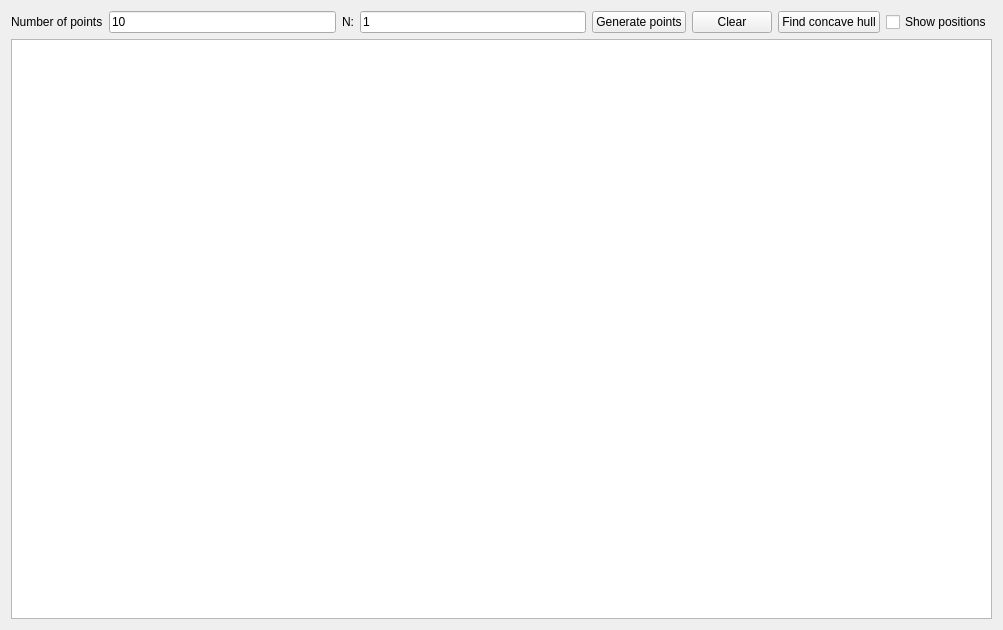
<?xml version="1.0" encoding="UTF-8"?>
<ui version="4.0">
 <class>MainWindow</class>
 <widget class="QMainWindow" name="MainWindow">
  <property name="geometry">
   <rect>
    <x>0</x>
    <y>0</y>
    <width>1003</width>
    <height>630</height>
   </rect>
  </property>
  <property name="windowTitle">
   <string>MainWindow</string>
  </property>
  <widget class="QWidget" name="centralWidget">
   <layout class="QGridLayout" name="gridLayout">
    <item row="0" column="0">
     <widget class="QLabel" name="labNumber">
      <property name="text">
       <string>Number of points</string>
      </property>
     </widget>
    </item>
    <item row="0" column="1">
     <widget class="QLineEdit" name="leNumber">
      <property name="text">
       <string>10</string>
      </property>
     </widget>
    </item>
    <item row="0" column="2">
     <widget class="QLabel" name="labNumber_2">
      <property name="text">
       <string>N:</string>
      </property>
     </widget>
    </item>
    <item row="0" column="3">
     <widget class="QLineEdit" name="leN">
      <property name="text">
       <string>1</string>
      </property>
     </widget>
    </item>
    <item row="0" column="4">
     <widget class="QPushButton" name="btnGenerate">
      <property name="text">
       <string>Generate points</string>
      </property>
     </widget>
    </item>
    <item row="0" column="5">
     <widget class="QPushButton" name="btnClear">
      <property name="text">
       <string>Clear</string>
      </property>
     </widget>
    </item>
    <item row="0" column="6">
     <widget class="QPushButton" name="btnFind">
      <property name="text">
       <string>Find concave hull</string>
      </property>
     </widget>
    </item>
    <item row="0" column="7">
     <widget class="QCheckBox" name="cbShowPositions">
      <property name="text">
       <string>Show positions</string>
      </property>
     </widget>
    </item>
    <item row="1" column="0" colspan="8">
     <widget class="QGraphicsView" name="graphicsView"/>
    </item>
   </layout>
  </widget>
 </widget>
 <layoutdefault spacing="6" margin="11"/>
 <resources/>
 <connections/>
</ui>
